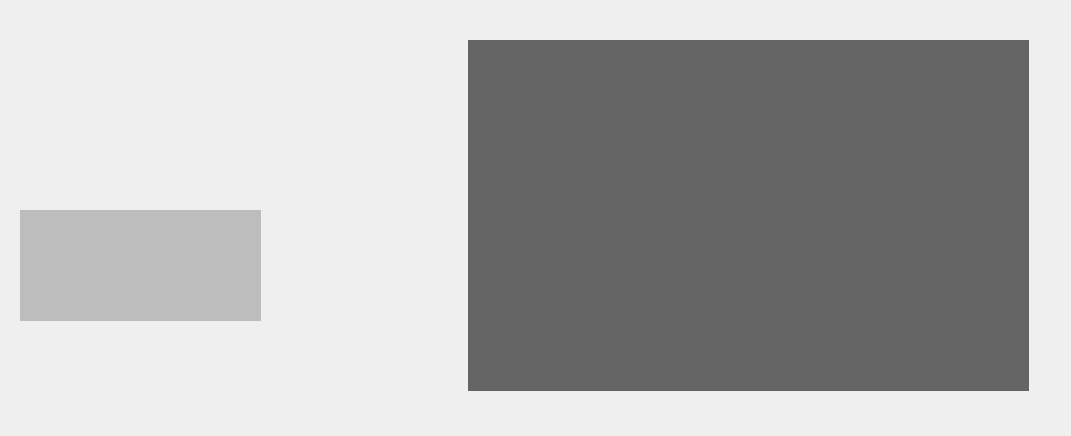
<?xml version="1.0" encoding="UTF-8"?>
<ui version="4.0">
 <class>Form</class>
 <widget class="QWidget" name="Form">
  <property name="geometry">
   <rect>
    <x>0</x>
    <y>0</y>
    <width>1071</width>
    <height>436</height>
   </rect>
  </property>
  <property name="windowTitle">
   <string>Form</string>
  </property>
  <widget class="QLabel" name="tekstlabel">
   <property name="geometry">
    <rect>
     <x>20</x>
     <y>210</y>
     <width>241</width>
     <height>111</height>
    </rect>
   </property>
   <property name="styleSheet">
    <string notr="true">background-color: rgb(189, 189, 189);</string>
   </property>
   <property name="text">
    <string/>
   </property>
  </widget>
  <widget class="QLabel" name="imglabel">
   <property name="geometry">
    <rect>
     <x>468</x>
     <y>40</y>
     <width>561</width>
     <height>351</height>
    </rect>
   </property>
   <property name="styleSheet">
    <string notr="true">background-color: rgb(101, 101, 101);</string>
   </property>
   <property name="text">
    <string/>
   </property>
  </widget>
 </widget>
 <resources/>
 <connections/>
</ui>
